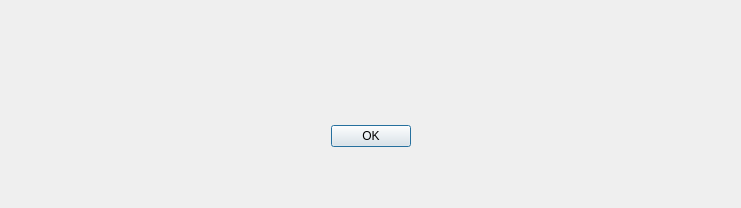
<?xml version="1.0" encoding="UTF-8"?>
<ui version="4.0">
 <class>Dialog</class>
 <widget class="QDialog" name="Dialog">
  <property name="geometry">
   <rect>
    <x>0</x>
    <y>0</y>
    <width>741</width>
    <height>208</height>
   </rect>
  </property>
  <property name="windowTitle">
   <string>Dialog</string>
  </property>
  <widget class="QDialogButtonBox" name="buttonBox">
   <property name="geometry">
    <rect>
     <x>320</x>
     <y>120</y>
     <width>91</width>
     <height>32</height>
    </rect>
   </property>
   <property name="orientation">
    <enum>Qt::Horizontal</enum>
   </property>
   <property name="standardButtons">
    <set>QDialogButtonBox::Ok</set>
   </property>
  </widget>
  <widget class="QLabel" name="labelShowCards">
   <property name="geometry">
    <rect>
     <x>10</x>
     <y>40</y>
     <width>721</width>
     <height>31</height>
    </rect>
   </property>
   <property name="font">
    <font>
     <pointsize>12</pointsize>
    </font>
   </property>
   <property name="text">
    <string/>
   </property>
   <property name="alignment">
    <set>Qt::AlignCenter</set>
   </property>
  </widget>
 </widget>
 <resources/>
 <connections>
  <connection>
   <sender>buttonBox</sender>
   <signal>accepted()</signal>
   <receiver>Dialog</receiver>
   <slot>accept()</slot>
   <hints>
    <hint type="sourcelabel">
     <x>248</x>
     <y>254</y>
    </hint>
    <hint type="destinationlabel">
     <x>157</x>
     <y>274</y>
    </hint>
   </hints>
  </connection>
  <connection>
   <sender>buttonBox</sender>
   <signal>rejected()</signal>
   <receiver>Dialog</receiver>
   <slot>reject()</slot>
   <hints>
    <hint type="sourcelabel">
     <x>316</x>
     <y>260</y>
    </hint>
    <hint type="destinationlabel">
     <x>286</x>
     <y>274</y>
    </hint>
   </hints>
  </connection>
 </connections>
</ui>
